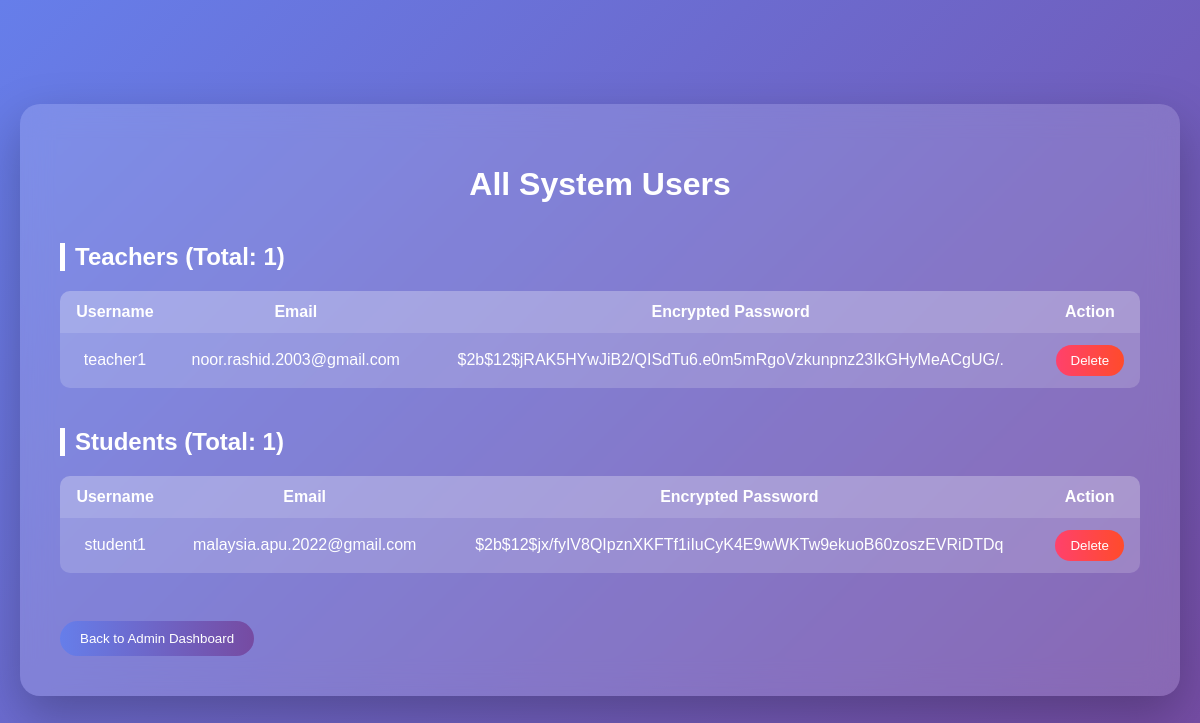
The app's page /admin/view-users (signed in) with its own data.
### app.py (models this page shows)
class User(db.Model, UserMixin):
    id = db.Column(db.Integer, primary_key=True)
    username = db.Column(db.String(20), unique=True)
    password = db.Column(db.LargeBinary)
    email = db.Column(db.String(50), unique=True)
    role = db.Column(db.String(10), default="student")
    failed_attempts = db.Column(db.Integer, default=0)
    lock_until = db.Column(db.DateTime, nullable=True)
    must_change_password = db.Column(db.Boolean, default=True)

### app.py (the view)
@app.route("/admin/view-users")
@login_required
def view_users():
    if current_user.role != "admin":
        return redirect(url_for("login"))
    teachers = User.query.filter_by(role="teacher").all()
    students = User.query.filter_by(role="student").all()
    teacher_count = len(teachers)
    student_count = len(students)
    return render_template(
        "view_users.html",
        teachers=teachers,
        students=students,
        teacher_count=teacher_count,
        student_count=student_count
    )

### app.py (called while the page is built)
@login_manager.user_loader
def load_user(user_id):
    return User.query.get(int(user_id))

### templates/view_users.html (shortened to what this page needs)
<!DOCTYPE html>
<html>
<head>
</head>
<body>
    <div class="container">
        <h1>All System Users</h1>
        <h2 class="section-title">Teachers (Total: {{ teacher_count }})</h2>
        <table>
            <tr>
                <th>Username</th>
                <th>Email</th>
                <th>Encrypted Password</th>
                <th>Action</th>
            </tr>
            {% for teacher in teachers %}
            <tr>
                <td>{{ teacher.username }}</td>
                <td>{{ teacher.email }}</td>
                <td>{{ teacher.password.decode('utf-8') }}</td>
                <td>
                    <form method="POST"
                          action="{{ url_for('delete_user', user_id=teacher.id) }}"
                          onsubmit="return confirmDelete('teacher');">
                        <button type="submit" class="delete-btn">Delete</button>
                    </form>
                </td>
            </tr>
            {% endfor %}
        </table>
        <h2 class="section-title">Students (Total: {{ student_count }})</h2>
        <table>
            <tr>
                <th>Username</th>
                <th>Email</th>
                <th>Encrypted Password</th>
                <th>Action</th>
            </tr>
            {% for student in students %}
            <tr>
                <td>{{ student.username }}</td>
                <td>{{ student.email }}</td>
                <td>{{ student.password.decode('utf-8') }}</td>
                <td>
                    <form method="POST"
                          action="{{ url_for('delete_user', user_id=student.id) }}"
                          onsubmit="return confirmDelete('student');">
                        <button type="submit" class="delete-btn">Delete</button>
                    </form>
                </td>
            </tr>
            {% endfor %}
        </table>
        <br>
        <a href="{{ url_for('admin_dashboard') }}">
            <button class="back-btn">Back to Admin Dashboard</button>
        </a>
    </div>
</body>
</html>

### templates/view_users.html (style rules this page uses)
body { margin: 0; font-family: Arial, sans-serif; background: linear-gradient(135deg, #667eea, #764ba2); min-height: 100vh; display: flex; justify-content: center; align-items: center; }
.container { background: rgba(255, 255, 255, 0.15); backdrop-filter: blur(15px); width: 90%; max-width: 1100px; padding: 40px; border-radius: 20px; box-shadow: 0 20px 50px rgba(0,0,0,0.25); color: white; }
h1 { text-align: center; margin-bottom: 20px; }
.section-title { margin-top: 40px; border-left: 5px solid #fff; padding-left: 10px; }
table { width: 100%; border-collapse: collapse; margin-top: 15px; background: rgba(255, 255, 255, 0.1); border-radius: 10px; overflow: hidden; }
th, td { padding: 12px; text-align: center; }
th { background: rgba(255, 255, 255, 0.2); }
tr:nth-child(even) { background: rgba(255, 255, 255, 0.08); }
.delete-btn { padding: 8px 15px; border: none; border-radius: 20px; cursor: pointer; color: white; background: linear-gradient(to right, #ff416c, #ff4b2b); transition: 0.3s; }
.back-btn { margin-top: 30px; padding: 10px 20px; border: none; border-radius: 30px; cursor: pointer; color: white; background: linear-gradient(to right, #667eea, #764ba2); transition: 0.3s; }
a { text-decoration: none; }

### records on screen
User: username "teacher1", email "noor.rashid.2003@gmail.com", password.decode "$2b$12$jRAK5HYwJiB2/QISdTu6.e0m5mRgoVzkunpnz23IkGHyMeACgUG/."
User: username "student1", email "malaysia.apu.2022@gmail.com", password.decode "$2b$12$jx/fyIV8QIpznXKFTf1iIuCyK4E9wWKTw9ekuoB60zoszEVRiDTDq"

### other values on screen
{{ teacher_count }} "1"
{{ student_count }} "1"
